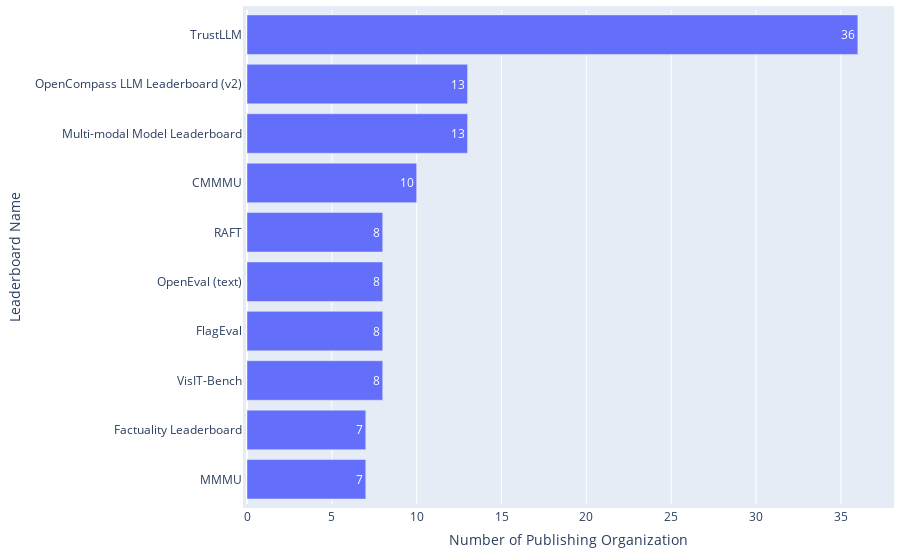

Notebook cell for this chart:
### Code cell
df = pd.read_csv(path_rq1 / 'leaderboard_processed.csv')
df = df[df['Host platforms'] != "['Papers With Code']"]

statistics = {
    'Distribution|Property': 'Publishing Organizations across Leaderboards (non-pwc)',
    'Mean': np.mean(df['#Publishing organization (non-pwc)']),
    'Median': np.median(df['#Publishing organization (non-pwc)']),
    'Mode': stats.mode(df['#Publishing organization (non-pwc)'])[0],
    'Standard Deviation': np.std(df['#Publishing organization (non-pwc)']),
}
df_statistics = pd.read_csv(path_rq1 / 'leaderboard_statistics.csv')
df_statistics = pd.concat([df_statistics, pd.DataFrame([statistics])], ignore_index=True)
df_statistics.drop_duplicates(subset=['Distribution|Property'], keep='last', inplace=True)
df_statistics.sort_values(by='Distribution|Property', inplace=True)
df_statistics.to_csv(path_rq1 / 'leaderboard_statistics.csv', index=False)

df_top = df.drop_duplicates(subset=['Leaderboard name']).sort_values(by='#Publishing organization (non-pwc)', ascending=False).head(10)
print(f"{df_top['Leaderboard name'].iloc[0]} holds the highest number of publishing organizations up to {int(df_top['#Publishing organization (non-pwc)'].iloc[0])}.")

fig = go.Figure(go.Bar(
        x=df_top['#Publishing organization (non-pwc)'],  # Values for the bar lengths
        y=df_top['Leaderboard name'],  # Categories for each bar
        orientation='h',  # Sets the bars to be horizontal
        text=df_top['#Publishing organization (non-pwc)'],  # Adds the values as text on each bar
        textposition='auto'  # Automatically positions the text on the bars
))
fig.update_layout(
        xaxis_title='Number of Publishing Organization',
        yaxis_title='Leaderboard Name',
        yaxis_autorange='reversed'  # This line makes the bars go top-down
)
# Update the layout for a tighter look
fig.update_layout(
    autosize=True,
    margin=dict(
        l=10,  # Left margin
        r=10,  # Right margin
        b=10,  # Bottom margin
        t=10,  # Top margin
        pad=4  # Padding between the plot and the margin
    )
)
fig.show()

### Figure 1 — Plotly figure (JSON) as saved in the notebook; plotly's stock layout.template omitted (floating-point values rounded to 4 significant figures)
{"data": [{"orientation": "h", "text": [36, 13, 13, 10, 8, 8, 8, 8, 7, 7], "textposition": "auto", "type": "bar", "x": [36, 13, 13, 10, 8, 8, 8, 8, 7, 7], "y": ["TrustLLM", "OpenCompass LLM Leaderboard (v2)", "Multi-modal Model Leaderboard", "CMMMU", "RAFT", "OpenEval (text)", "FlagEval", "VisIT-Bench", "Factuality Leaderboard", "MMMU"]}], "layout": {"autosize": true, "margin": {"b": 10, "l": 10, "pad": 4, "r": 10, "t": 10}, "xaxis": {"title": {"text": "Number of Publishing Organization"}}, "yaxis": {"autorange": "reversed", "title": {"text": "Leaderboard Name"}}}}
